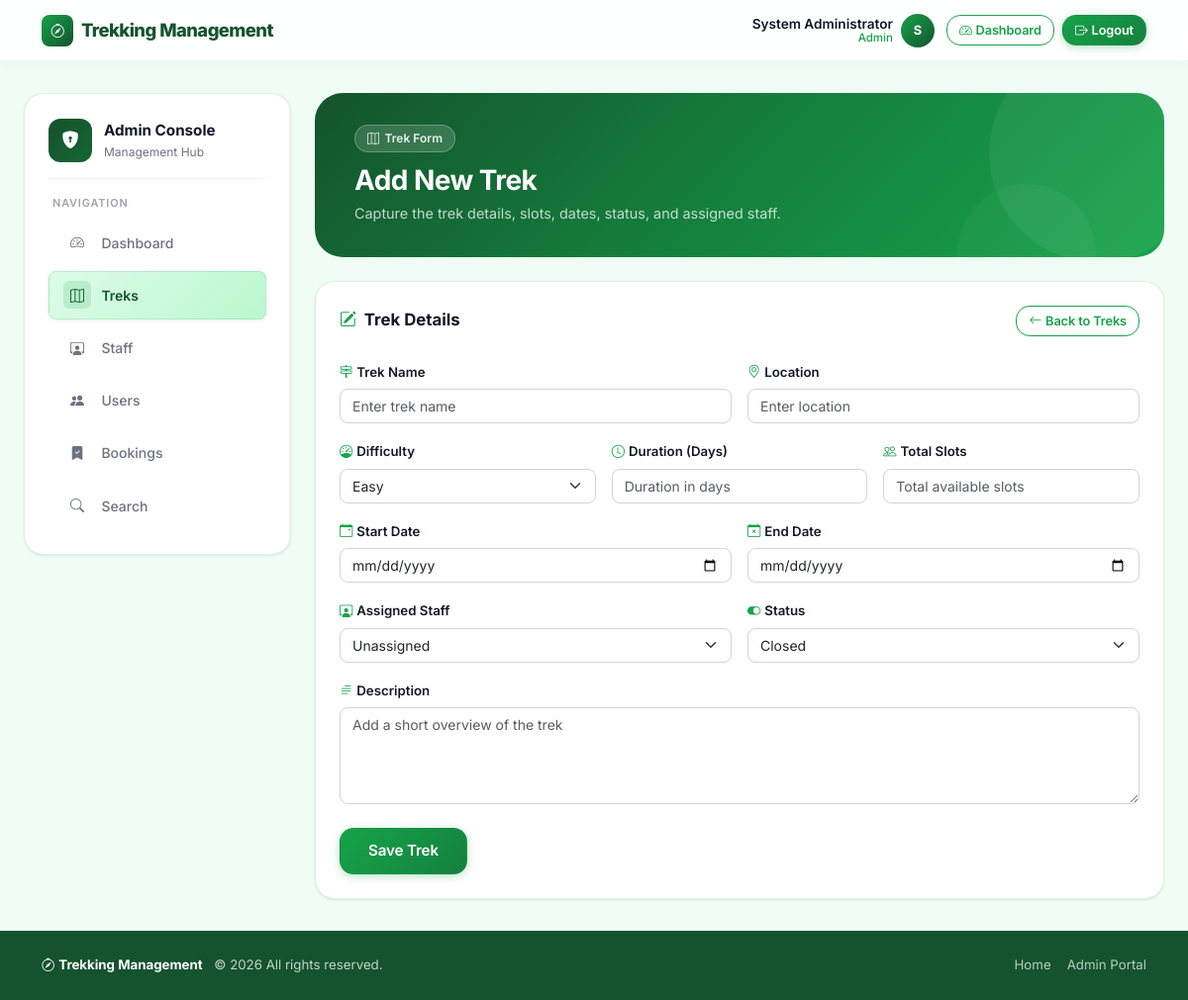
The app's page /admin/treks/create (signed in) with its own data.
### trekking_app/models.py (models this page shows, shortened)
class User(UserMixin, db.Model):
    __tablename__ = "users"
    id = db.Column(db.Integer, primary_key=True)
    full_name = db.Column(db.String(120), nullable=False)
    email = db.Column(db.String(255), unique=True, nullable=False, index=True)
    phone = db.Column(db.String(20), nullable=False)
    password_hash = db.Column(db.String(255), nullable=False)
    role = db.Column(db.String(20), nullable=False, default="user")
    approval_status = db.Column(db.String(20), nullable=False, default="approved")
    is_account_active = db.Column(db.Boolean, nullable=False, default=True)
    is_blacklisted = db.Column(db.Boolean, nullable=False, default=False)
    created_at = db.Column(db.DateTime, nullable=False, default=datetime.utcnow)
    updated_at = db.Column(
        db.DateTime,
        nullable=False,
        default=datetime.utcnow,
        onupdate=datetime.utcnow,
    )
    assigned_treks = db.relationship(
        "Trek",
        back_populates="assigned_staff",
        foreign_keys="Trek.assigned_staff_id",
        lazy="selectin",
    )
    bookings = db.relationship("Booking", back_populates="user", lazy="selectin")
    @property
    def is_staff_member(self):
        return self.role == "staff"

### trekking_app/admin/routes.py (the view, shortened to what this page needs)
@admin_bp.route("/treks/create", methods=["GET", "POST"])
@role_required("admin")
def create_trek():
    form = TrekForm()
    form.assigned_staff_id.choices = build_staff_choices()
    return render_template(
        "admin/trek_form.html",
        current_section="treks",
        form=form,
        page_title="Add New Trek",
        submit_label="Create Trek",
    )

### trekking_app/admin/forms.py (shortened to what this page needs)
class TrekForm(FlaskForm):
    name = StringField("Trek Name", validators=[DataRequired(), Length(min=3, max=150)])
    location = StringField("Location", validators=[DataRequired(), Length(min=2, max=150)])
    difficulty = SelectField("Difficulty", choices=DIFFICULTY_CHOICES, validators=[DataRequired()])
    duration_days = IntegerField(
        "Duration (Days)",
        validators=[DataRequired(), NumberRange(min=1, max=60)],
    )
    total_slots = IntegerField(
        "Total Slots",
        validators=[DataRequired(), NumberRange(min=1, max=500)],
    )
    start_date = DateField("Start Date", validators=[DataRequired()], format="%Y-%m-%d")
    end_date = DateField("End Date", validators=[DataRequired()], format="%Y-%m-%d")
    assigned_staff_id = SelectField(
        "Assigned Staff",
        coerce=int,
        validators=[],
        choices=[(0, "Unassigned")],
    )
    status = SelectField("Status", choices=TREK_STATUS_CHOICES, validators=[DataRequired()])
    description = TextAreaField("Description", validators=[Length(max=1000)])
    submit = SubmitField("Save Trek")

### trekking_app/auth/forms.py
class LogoutForm(FlaskForm):
    submit = SubmitField("Logout")

### trekking_app/__init__.py (called while the page is built)
def register_context_processors(app):
    @app.context_processor
    def inject_layout_helpers():
        from trekking_app.auth.forms import LogoutForm
        def trek_status_badge(status):
            mapping = {
                "open": "text-bg-success",
                "started": "text-bg-warning",
                "completed": "text-bg-secondary",
                "closed": "text-bg-light border",
                "archived": "text-bg-danger",
            }
            return mapping.get(status, "text-bg-light border")
        return {
            "logout_form": LogoutForm(),
            "get_dashboard_endpoint": get_dashboard_endpoint,
            "current_year": datetime.utcnow().year,
            "trek_status_badge": trek_status_badge,
        }

@login_manager.user_loader
def load_user(user_id):
    return db.session.get(User, int(user_id))

### trekking_app/templates/admin/trek_form.html (shortened to what this page needs)
{% extends "admin/layout.html" %}
{% block admin_content %}
<div class="page-header mb-4">
  <div style="position:relative;z-index:1;">
    <div class="page-header-tag"><i class="bi bi-map"></i> Trek Form</div>
    <h2 class="h3 fw-bold mb-1">{{ page_title }}</h2>
    <p class="page-header-subtitle mb-0">Capture the trek details, slots, dates, status, and assigned staff.</p>
  </div>
</div>
<div class="dashboard-card p-4">
  <div class="d-flex justify-content-between align-items-center mb-4">
    <div class="section-title mb-0"><i class="bi bi-pencil-square"></i> Trek Details</div>
    <a class="btn btn-outline-success btn-sm" href="{{ url_for('admin.treks') }}">
      <i class="bi bi-arrow-left me-1"></i>Back to Treks
    </a>
  </div>
  <form method="post" novalidate>
    <div class="row g-3">
      <div class="col-md-6">
        <label class="form-label" for="{{ form.name.id }}">
          <i class="bi bi-signpost-2 me-1" style="color:var(--clr-primary);"></i>{{ form.name.label.text }}
        </label>
        {{ form.name(class="form-control" + (" is-invalid" if form.name.errors else ""), placeholder="Enter trek name") }}
      </div>
      <div class="col-md-6">
        <label class="form-label" for="{{ form.location.id }}">
          <i class="bi bi-geo-alt me-1" style="color:var(--clr-primary);"></i>{{ form.location.label.text }}
        </label>
        {{ form.location(class="form-control" + (" is-invalid" if form.location.errors else ""), placeholder="Enter location") }}
      </div>
      <div class="col-md-4">
        <label class="form-label" for="{{ form.difficulty.id }}">
          <i class="bi bi-speedometer me-1" style="color:var(--clr-primary);"></i>{{ form.difficulty.label.text }}
        </label>
        {{ form.difficulty(class="form-select" + (" is-invalid" if form.difficulty.errors else "")) }}
      </div>
      <div class="col-md-4">
        <label class="form-label" for="{{ form.duration_days.id }}">
          <i class="bi bi-clock me-1" style="color:var(--clr-primary);"></i>{{ form.duration_days.label.text }}
        </label>
        {{ form.duration_days(class="form-control" + (" is-invalid" if form.duration_days.errors else ""), placeholder="Duration in days") }}
      </div>
      <div class="col-md-4">
        <label class="form-label" for="{{ form.total_slots.id }}">
          <i class="bi bi-people me-1" style="color:var(--clr-primary);"></i>{{ form.total_slots.label.text }}
        </label>
        {{ form.total_slots(class="form-control" + (" is-invalid" if form.total_slots.errors else ""), placeholder="Total available slots") }}
      </div>
      <div class="col-md-6">
        <label class="form-label" for="{{ form.start_date.id }}">
          <i class="bi bi-calendar-event me-1" style="color:var(--clr-primary);"></i>{{ form.start_date.label.text }}
        </label>
        {{ form.start_date(class="form-control" + (" is-invalid" if form.start_date.errors else "")) }}
      </div>
      <div class="col-md-6">
        <label class="form-label" for="{{ form.end_date.id }}">
          <i class="bi bi-calendar-x me-1" style="color:var(--clr-primary);"></i>{{ form.end_date.label.text }}
        </label>
        {{ form.end_date(class="form-control" + (" is-invalid" if form.end_date.errors else "")) }}
      </div>
      <div class="col-md-6">
        <label class="form-label" for="{{ form.assigned_staff_id.id }}">
          <i class="bi bi-person-workspace me-1" style="color:var(--clr-primary);"></i>{{ form.assigned_staff_id.label.text }}
        </label>
        {{ form.assigned_staff_id(class="form-select" + (" is-invalid" if form.assigned_staff_id.errors else "")) }}
      </div>
      <div class="col-md-6">
        <label class="form-label" for="{{ form.status.id }}">
          <i class="bi bi-toggle-on me-1" style="color:var(--clr-primary);"></i>{{ form.status.label.text }}
        </label>
        {{ form.status(class="form-select" + (" is-invalid" if form.status.errors else "")) }}
      </div>
      <div class="col-12">
        <label class="form-label" for="{{ form.description.id }}">
          <i class="bi bi-text-paragraph me-1" style="color:var(--clr-primary);"></i>{{ form.description.label.text }}
        </label>
        {{ form.description(class="form-control" + (" is-invalid" if form.description.errors else ""), rows="4", placeholder="Add a short overview of the trek") }}
      </div>
      <div class="col-12 pt-2">
        {{ form.submit(class="btn btn-success btn-lg") }}
      </div>
    </div>
  </form>
</div>
{% endblock %}

### trekking_app/templates/base.html (shortened to what this page needs)
<!DOCTYPE html>
<html lang="en">
<head>
  <link rel="stylesheet" href="https://cdn.jsdelivr.net/npm/bootstrap@5.3.2/dist/css/bootstrap.min.css">
  <link rel="stylesheet" href="https://cdn.jsdelivr.net/npm/bootstrap-icons@1.11.3/font/bootstrap-icons.min.css">
  <link rel="stylesheet" href="{{ url_for('static', filename='css/app.css') }}">
</head>
<body>
<nav class="navbar navbar-expand-md">
  <div class="container-xl">
    <a class="navbar-brand" href="{{ url_for('main.home') }}">
      <span class="brand-icon"><i class="bi bi-compass"></i></span>
      Trekking Management
    </a>
    <div class="collapse navbar-collapse" id="mainNav">
      <div class="ms-auto d-flex align-items-center gap-2">
        {% if current_user.is_authenticated %}
          <div class="d-none d-md-flex align-items-center gap-2 me-1">
            <div class="navbar-user-info">
              <div class="user-name">{{ current_user.full_name }}</div>
              <div class="user-role">{{ current_user.role | title }}</div>
            </div>
            <div class="navbar-avatar">{{ current_user.full_name[0].upper() }}</div>
          </div>
          {% if current_user.role == 'admin' %}
            <a class="btn btn-outline-success btn-sm" href="{{ url_for('admin.dashboard') }}">
              <i class="bi bi-speedometer2 me-1"></i>Dashboard
            </a>
          {% elif current_user.role == 'staff' %}
            <a class="btn btn-outline-success btn-sm" href="{{ url_for('staff.dashboard') }}">
              <i class="bi bi-grid me-1"></i>Dashboard
            </a>
          {% else %}
            <a class="btn btn-outline-success btn-sm" href="{{ url_for('trekker.dashboard') }}">
              <i class="bi bi-grid me-1"></i>Dashboard
            </a>
          {% endif %}
          <form method="post" action="{{ url_for('auth.logout') }}" class="d-inline m-0">
            <button type="submit" class="btn btn-success btn-sm">
              <i class="bi bi-box-arrow-right me-1"></i>Logout
            </button>
          </form>
        {% else %}
          <a class="btn btn-outline-success btn-sm" href="{{ url_for('auth.login') }}">Login</a>
          <a class="btn btn-success btn-sm" href="{{ url_for('auth.register') }}">
            <i class="bi bi-person-plus me-1"></i>Register
          </a>
        {% endif %}
      </div>
    </div>
  </div>
</nav>
<main>
  <div class="content-wrapper">
    {% block content %}{% endblock %}
  </div>
</main>
<footer class="site-footer">
  <div class="container-xl">
    <div class="d-flex flex-column flex-md-row align-items-center justify-content-between gap-3">
      <div>
        <span class="footer-brand"><i class="bi bi-compass me-1"></i>Trekking Management</span>
        <span class="ms-2">© {{ current_year }} All rights reserved.</span>
      </div>
      <div class="d-flex gap-3">
        <a href="{{ url_for('main.home') }}">Home</a>
        {% if current_user.is_authenticated %}
          {% if current_user.role == 'admin' %}
            <a href="{{ url_for('admin.dashboard') }}">Admin Portal</a>
          {% elif current_user.role == 'staff' %}
            <a href="{{ url_for('staff.dashboard') }}">Staff Portal</a>
          {% else %}
            <a href="{{ url_for('trekker.browse_treks') }}">Browse Treks</a>
          {% endif %}
        {% else %}
          <a href="{{ url_for('auth.login') }}">Login</a>
          <a href="{{ url_for('auth.register') }}">Register</a>
        {% endif %}
      </div>
    </div>
  </div>
</footer>
</body>
</html>

### records on screen
User: full_name "System Administrator", role "Admin", full_name "S"

### other values on screen
{{ page_title }} "Add New Trek"
